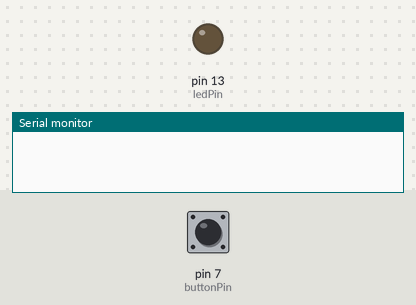
Recording of a sketch running on a simulated Arduino Uno, built with avr-gcc and run on an emulated ATmega328P. On the bench: output pins drawn as LEDs (lit = HIGH), the last lines printed to the serial monitor. Inputs (shaded band) come from the test bench; at power-on: pin 7 (buttonPin) HIGH.

Above: at 1.2 s.
1.3 s: pin 7 (buttonPin) pulled LOW for 0.15 s
At 1.37 s:
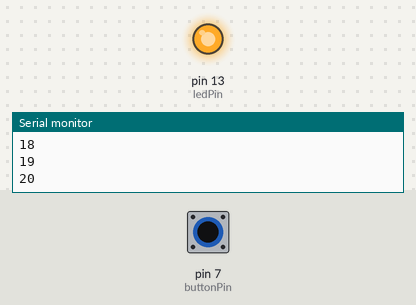
2.9 s: pin 7 (buttonPin) pulled LOW for 3.2 s
At 6.9 s:
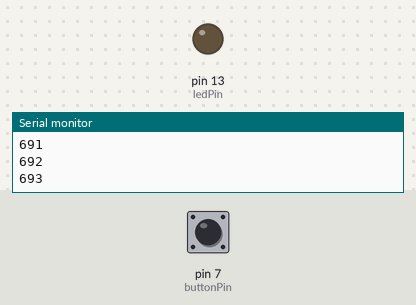
Timing chart, 0 to 8.4 s (numbered marks = the images above; inputs shaded):
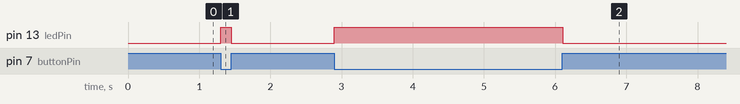

Measured:
- after the input at 1.3 s, pin 13 (ledPin): LOW → HIGH at once, → LOW 0.15 s later
- after the input at 2.9 s, pin 13 (ledPin): LOW → HIGH at once, → LOW 3.2 s later

The sketch:

exe1.5.ino
```cpp
int buttonPin=7;
int ledPin=13;
int count = 0;

void setup(){
  pinMode(ledPin, OUTPUT);
  pinMode(buttonPin, INPUT_PULLUP);
  Serial.begin(9600);
}

void loop(){
  int buttonState = !digitalRead(buttonPin);
  digitalWrite(ledPin, buttonState);

  if (buttonState){
  	count = count + 1;
    Serial.println(count);
  }
}
```
